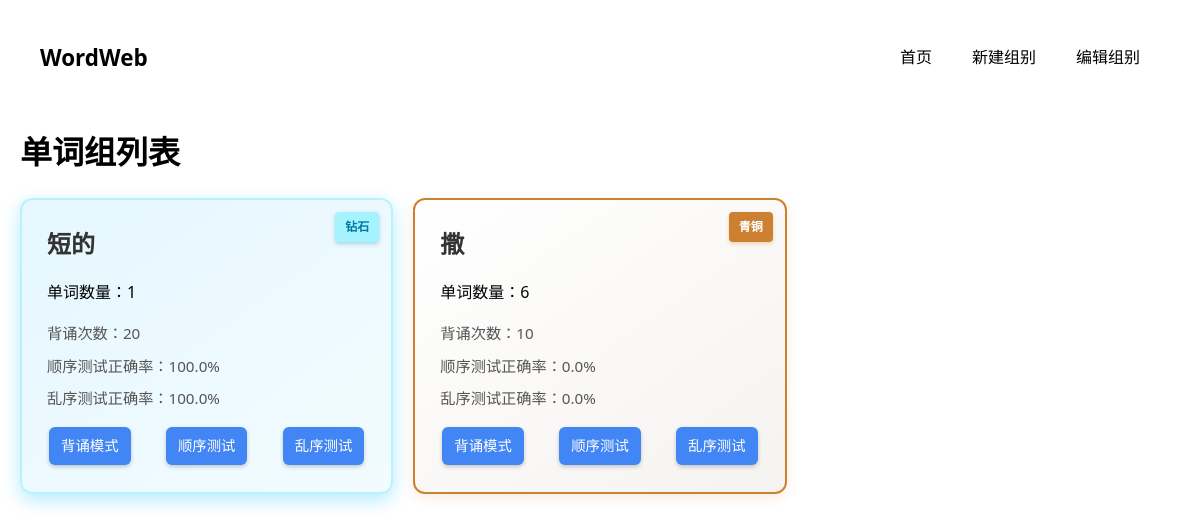
The page / on the database its author committed.
### app/models.py (models this page shows)
class WordGroup(db.Model):
    id = db.Column(db.Integer, primary_key=True)
    name = db.Column(db.String(100), unique=True, nullable=False)
    created_at = db.Column(db.DateTime, default=datetime.utcnow)
    words = db.relationship('Word', backref='group', lazy='dynamic', cascade='all, delete-orphan')
    stats = db.relationship('GroupStats', backref='group', uselist=False, cascade='all, delete-orphan')

class GroupStats(db.Model):
    id = db.Column(db.Integer, primary_key=True)
    group_id = db.Column(db.Integer, db.ForeignKey('word_group.id'), unique=True)
    study_count = db.Column(db.Integer, default=0)
    order_quiz_count = db.Column(db.Integer, default=0)
    random_quiz_count = db.Column(db.Integer, default=0)
    last_score = db.Column(db.Float, default=0.0)  # 顺序测试正确率
    random_last_score = db.Column(db.Float, default=0.0)  # 乱序测试正确率

### app/blueprints/main.py (the view)
@main_bp.route('/')
def index():
    groups = WordGroup.query.all()
    return render_template('index.html', groups=groups)

### app/templates/index.html (shortened to what this page needs)
{% extends "base.html" %}
{% block content %}
<h1>单词组列表</h1>
<div class="group-list">
    {% for group in groups %}
    <div class="group-card
        {% if group.stats.random_last_score == 1.0 %}diamond-card
        {% elif group.stats.last_score == 1.0 %}gold-card
        {% elif group.stats.study_count >= 3 %}bronze-card
        {% endif %}">
        <h2>{{ group.name }}</h2>
        <p>单词数量：{{ group.words.count() }}</p>
        <div class="stats">
            <span>背诵次数：{{ group.stats.study_count }}</span>
            <span>顺序测试正确率：{{ "%.1f"|format(group.stats.last_score*100) }}%</span>
            <span>乱序测试正确率：{{ "%.1f"|format((group.stats.random_last_score or 0)*100) }}%</span>
        </div>
        <div class="actions">
            <a href="{{ url_for('practice.study_mode', group_id=group.id) }}" class="btn btn-primary">背诵模式</a>
            <a href="{{ url_for('practice.quiz_mode', group_id=group.id, mode='order') }}" class="btn btn-primary">顺序测试</a>
            <a href="{{ url_for('practice.quiz_mode', group_id=group.id, mode='random') }}" class="btn btn-primary">乱序测试</a>
        </div>
        {% if group.stats.random_last_score == 1.0 %}
        <div class="card-badge diamond">钻石</div>
        {% elif group.stats.last_score == 1.0 %}
        <div class="card-badge gold">黄金</div>
        {% elif group.stats.study_count >= 3 %}
        <div class="card-badge bronze">青铜</div>
        {% endif %}
    </div>
    {% endfor %}
</div>
{% endblock %}

### app/static/style.css (style rules this page uses)
body { font-family: 'Segoe UI', Tahoma, Geneva, Verdana, sans-serif; max-width: 1200px; margin: 0 auto; padding: 20px; line-height: 1.6; }
.group-list { display: grid; grid-template-columns: repeat(auto-fill, minmax(300px, 1fr)); gap: 20px; }
.group-card { background: #fff; border: 1px solid #ddd; border-radius: 8px; padding: 20px; box-shadow: 0 2px 4px rgba(0,0,0,0.1); }
.group-card h2 { margin-top: 0; color: #2c3e50; }
.stats span { display: block; margin: 5px 0; font-size: 0.9em; color: #666; }
.group-card { background: #fff; border-radius: 12px; padding: 25px; margin-bottom: 20px; box-shadow: 0 4px 12px rgba(0,0,0,0.08); border: 1px solid #e0e0e0; transition: transform 0.2s ease, box-shadow 0.2s ease; }
.group-card h2 { margin-top: 0; margin-bottom: 15px; color: #333; font-size: 1.5rem; }
.stats { margin: 15px 0; }
.stats span { display: block; margin: 8px 0; font-size: 0.95rem; color: #555; }
.actions { display: flex; flex-wrap: wrap; gap: 8px; margin-top: 15px; }
.btn { display: inline-block; padding: 10px 18px; margin: 5px; border: none; border-radius: 6px; box-shadow: 0 2px 4px rgba(0,0,0,0.2); text-decoration: none; text-align: center; font-weight: 500; font-size: 1rem; cursor: pointer; transition: all 0.3s ease; }
button.btn, a.btn { font-size: 1rem; font-family: inherit; line-height: 1.5; }
.btn-primary { background: #4285f4; color: white; }
.group-card .btn { padding: 8px 12px; font-size: 0.9rem; margin: 3px; }
.group-card .actions { display: flex; flex-wrap: nowrap; justify-content: space-between; gap: 5px; margin-top: 15px; width: 100%; }
@media (min-width: 768px) { .group-list { grid-template-columns: repeat(auto-fill, minmax(350px, 1fr)); } }
.actions .btn { margin: 2px; }
.group-list .bronze-card { background: linear-gradient(145deg, #fff, #f5f3f0); border: 2px solid #cd7f32 !important; box-shadow: 0 4px 12px rgba(205, 127, 50, 0.15) !important; position: relative; overflow: hidden; animation: bronze-pulse 3s infinite; }
.group-list .diamond-card { background: linear-gradient(145deg, #e6f7ff, #f2fcff); border: 2px solid #b9f2ff !important; box-shadow: 0 6px 18px rgba(0, 191, 255, 0.3) !important; position: relative; overflow: hidden; animation: diamond-pulse 2s infinite; }
.card-badge { position: absolute; top: 12px; right: 12px; padding: 5px 10px; border-radius: 4px; font-size: 0.75rem; font-weight: bold; z-index: 2; }
.card-badge.bronze { background-color: #cd7f32; color: white; box-shadow: 0 2px 4px rgba(205, 127, 50, 0.3); }
.card-badge.diamond { background-color: #a5f3ff; color: #0078a3; box-shadow: 0 2px 4px rgba(0, 120, 163, 0.3); }

### rows shown on the page
WordGroup: name "短的", words.count "1", stats.study_count "20", shows "钻石"
GroupStats: group.stats.last_score*100 "100.0", (group.stats.random_last_scoreor0)*100 "100.0"
WordGroup: name "撒", words.count "6", stats.study_count "10", shows "青铜"
GroupStats: group.stats.last_score*100 "0.0", (group.stats.random_last_scoreor0)*100 "0.0"
